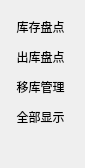
     <widget class="QWidget" name="page_4">
      <property name="geometry">
       <rect>
        <x>0</x>
        <y>0</y>
        <width>85</width>
        <height>168</height>
       </rect>
      </property>
      <attribute name="label">
       <string>  动态盘点</string>
      </attribute>
      <widget class="QWidget" name="layoutWidget">
       <property name="geometry">
        <rect>
         <x>0</x>
         <y>10</y>
         <width>81</width>
         <height>128</height>
        </rect>
       </property>
       <layout class="QVBoxLayout" name="verticalLayout_7">
        <property name="spacing">
         <number>0</number>
        </property>
        <item>
         <widget class="QPushButton" name="pushButton_26">
          <property name="text">
           <string>库存盘点</string>
          </property>
          <property name="default">
           <bool>false</bool>
          </property>
          <property name="flat">
           <bool>true</bool>
          </property>
         </widget>
        </item>
        <item>
         <widget class="QPushButton" name="pushButton_29">
          <property name="text">
           <string>出库盘点</string>
          </property>
          <property name="default">
           <bool>false</bool>
          </property>
          <property name="flat">
           <bool>true</bool>
          </property>
         </widget>
        </item>
        <item>
         <widget class="QPushButton" name="pushButton_32">
          <property name="text">
           <string>移库管理</string>
          </property>
          <property name="default">
           <bool>false</bool>
          </property>
          <property name="flat">
           <bool>true</bool>
          </property>
         </widget>
        </item>
        <item>
         <widget class="QPushButton" name="pushButton_39">
          <property name="text">
           <string>全部显示</string>
          </property>
          <property name="autoDefault">
           <bool>false</bool>
          </property>
          <property name="flat">
           <bool>true</bool>
          </property>
         </widget>
        </item>
       </layout>
      </widget>
     </widget>
